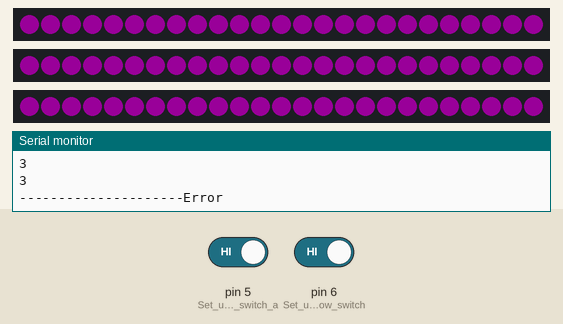
Simulated run of this sketch. Board: Arduino Uno, built with avr-gcc and run on an emulated ATmega328P. Shown: 3 × 25 RGB LEDs in strip order, left to right, the last lines printed to the serial monitor. The test bench sets the inputs (shaded band); at power-on: pin 5 (Set_up_the_green_switch_a) HIGH, pin 6 (Set_up_the_yellow_switch) HIGH. Dim RGB values are drawn brighter than linear; no radio packets arrive unless stated.

Above: at 1.2 s.
1.3 s: pin 5 (Set_up_the_green_switch_a) driven LOW and pin 6 (Set_up_the_yellow_switch) driven LOW
At 3.9 s:
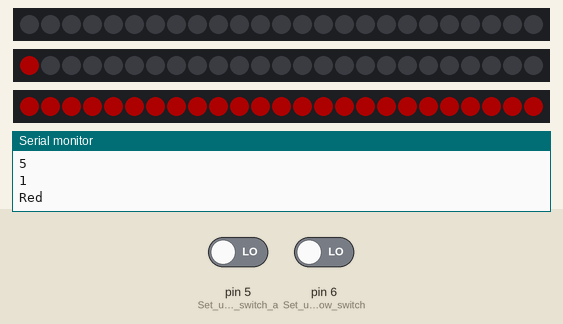
4.3 s: pin 5 (Set_up_the_green_switch_a) driven HIGH
At 6.4 s:
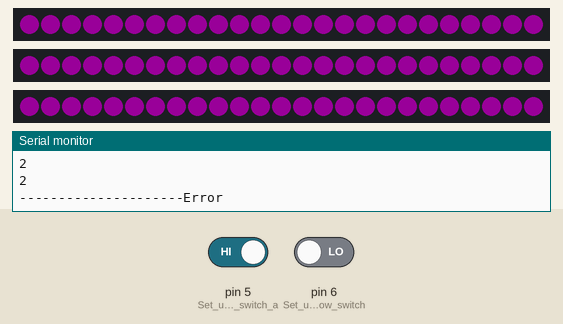
7.3 s: pin 5 (Set_up_the_green_switch_a) driven LOW
At 10.0 s:
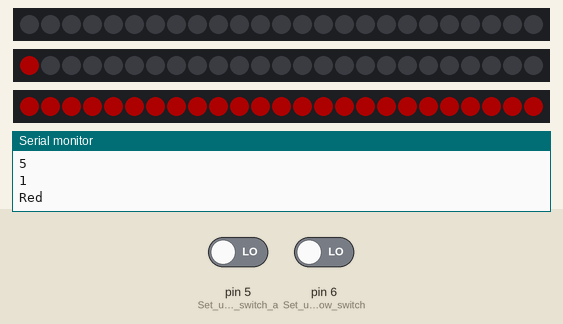
Timing chart, 0 to 11.5 s (numbered marks = the images above; inputs shaded):
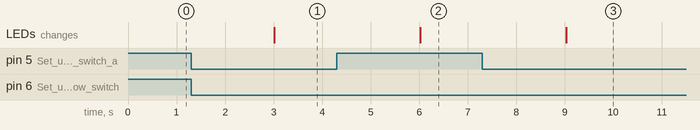

The sketch:

Fig4TransmitterFinal3Lane.ino
```cpp
#include <FastLED.h>  //Includes the FastLED Library
#include <SPI.h>  //Includes the SPI Library
#include <nRF24L01.h>  //Includes the NRF240L01 Library
#include <RF24.h>  //Includes the RF24 library
#define BRIGHTNESS  50  //Sets LED Brightness
#define NumLeds 25  //Sets the number of LEDs on each data pin
#define DataPinGreen 2  //Sets the Green LED strip data pin to digital pin 2 (Arduino)
#define DataPinYellow 3  //Sets the Yellow LED strip data pin to digital pin 3 (Arduino)
#define DataPinRed 4  //Sets the Red LED Strip data pin to digital pin 4 (Arduino)

CRGB ledsGreen[NumLeds];  //Sets the CRGB variable ledsGreen with the amound of LEDS defined by "NumLeds".
CRGB ledsYellow[NumLeds];  //Sets the CRGB variable ledsYellow with the amound of LEDS defined by "NumLeds".
CRGB ledsRed[NumLeds];  //Sets the CRGB variable ledsRed with the amound of LEDS defined by "NumLeds".

RF24 radio(7, 8);  //Sets the digital pins for ce and csn to Arduino pins 7 and 8 respectively

const byte address[6] = "00001";  //Sets the address channel for the RF transmitter/reciever. This channel must match between the reciever and transmitter.

int TotalLights = 0;  //Sets a variable called Total Lights to detect if more than one light is turned on

//Last/New light replacement detection delay
//The variables LastLight and NewLight are used to detected if something changed, if they do not match.
//For LastLight and NewLight 1= green, 2 = yellow, 3 = red, 4 = off, 5 = purple, 6 & 7 are place holders
int LastLight = 6; //Sets an integer variable based on what the last light detected was
int NewLight = 7;  //sets an integer variable based on what the current light detected is

void setup() {
  // put your setup code here, to run once:
Serial.begin(9600); // Set baud rate to 9600

radio.begin();  //begin RF Module
radio.openWritingPipe(address);  //Open the RF Module writing pipe with variable address previously created
radio.setPALevel(RF24_PA_MAX);  //Set the RF power level
radio.stopListening();  //Turn off the RF listening, this is the transmitter so it will only send

FastLED.addLeds<NEOPIXEL, DataPinGreen>(ledsGreen, NumLeds);  //Tie FastLed variable to the data pin for green
FastLED.addLeds<NEOPIXEL, DataPinYellow>(ledsYellow, NumLeds);  //Tie FastLed variable to the data pin for Yellow
FastLED.addLeds<NEOPIXEL, DataPinRed>(ledsRed, NumLeds);  //Tie FastLed variable to the data pin for Red
FastLED.setBrightness(  BRIGHTNESS ); //Set the FastLED Brightness with the variable brightness previously created

pinMode(5, INPUT_PULLUP);  //Set up the green switch as a data input for digital pin 5 on the Arduino.
pinMode(6, INPUT_PULLUP);  //Set up the yellow switch as a data input for digital pin 6 on the Arduino.
pinMode(7, INPUT_PULLUP);  //Set up the red switch as a data input for digital pin 7 on the Arduino.
}  //End set up code

void loop() {
  // put your main code here, to run repeatedly:

//The following code reads which switches are turned on and applies a reading to the variable NewLight
if(digitalRead(5) == 1 && digitalRead(6) == 0 && digitalRead(7) == 0){ //This if statement is for the green light switch on only
  NewLight = 1; //set NewLight variable to 1, green
}
if(digitalRead(6) == 1 && digitalRead(5) == 0 && digitalRead(7) == 0){ //This if statement is for the yellow light switch on only
  NewLight = 2;  //Set NewLight variable to 2, yellow
}
if(digitalRead(7) == 1 && digitalRead(6) == 0 && digitalRead(5) == 0){ //This if statement is for the red light switch on only
  NewLight = 3; //Set NewLight variable to 3, red
}
if(digitalRead(7) == 0 && digitalRead(6) == 0 && digitalRead(5) == 0){ //This if statement is for tall switches being turned off
  NewLight = 4;  //Set NewLight variable to 4, off
}
TotalLights = digitalRead(5) + digitalRead(6) + digitalRead(7); //This light adds all the switches together, 1 for each on that is on, then saves that total to a variable called TotalLights
if (TotalLights > 1){ //If the variable TotalLights is greater than 1 it means more than one switch is pressed
  NewLight = 5;  //Sets the variable NewLight to 5, purple, or error
} //end if statement
Serial.println(NewLight); //Prints the NewLight variable, used for debugging
Serial.println(LastLight);  //Prints the LastLight variable, used for debugging.


//The following if statement is comparing if the previously recorded light matches the new recorded light.
//If the previous lights match the new reading the Arduino re-reads the switches
//If the new reading is different than the last reading the Arduino moves into the "else" portion
if(LastLight == NewLight){
  //do nothing
  Serial.println("DoNothing"); //if no detected switch change then print "do nothing" for debugging.
}else{

TotalLights = digitalRead(5) + digitalRead(6) + digitalRead(7); //Add together all switches that are turned on, 1 for each/
Serial.println(TotalLights); //Print the total lights turned on, used for debugging

if(TotalLights <= 1){ //if TotalLights is less than or equal to 1, so no more than 1 switch turned on then continue.

if(digitalRead(5) == 1 && digitalRead(6) == 0 && digitalRead(7) == 0){  //If statement to catch if just the green switch is on
  int value = 21; //This value is a custom number for my program, it means station 2, green light 1, so 21
  radio.write(&value, sizeof(value)); //Sends the previous value variable over RF to the reciever
  Serial.println("Green"); //Prints the word Green to the serial comm, for debugging
  TurnOnGreen(); //Run a void from the bottom of the program to turn on the green lights and turn off all others.
}

if(digitalRead(6) == 1 && digitalRead(5) == 0 && digitalRead(7) == 0){ //If statement to catch for the yellow button turned on and all other switches are off
  int value1 = 22; // This value is a custom number for my program, it means station 2, yellow light 2, so 22
  radio.write(&value1, sizeof(value1)); //Sends the previous variable value1 over RF to the reciever
  Serial.println("Yellow"); //Prints the word yello in the serial comm, for debugging
  TurnOnYellow(); //Run a void from the bottom of the program code to turn on the yellow lights and off all others
}

if(digitalRead(7) == 1 && digitalRead(6) == 0 && digitalRead(5) == 0){ //If statement to catch for the red light button turned on and all other switches off
  int value2 = 23; //This is a custom number for my program, it means station 2, Red Light 3, so 23
  radio.write(&value2, sizeof(value2)); //Sends the previous variable, value2, over RF to the reciever
  Serial.println("Red"); //Prints the word Red into the serial comm, for debugging
  TurnOnRed(); //Run a void from the bottom of the program code to turn on the red lights and off all others
}

if(digitalRead(7) == 0 && digitalRead(6) == 0 && digitalRead(5) == 0){  //If statement to catch if all switches are turned off
  int value3 = 20; //This is a custom number for my program, it means station 2, all lights off 0, so 20
  radio.write(&value3, sizeof(value3)); //Sends the previous variable, value3, over the RF to the reciever
  Serial.println("Off"); //Prints the word "Off" to the serial comm, for debugging
  TurnOnOff(); //Run a void from the bottom of the program code to turn off all lights.
}
}else{  //begin else statement if total lights was >1, so more than 1 switch turned on

  Serial.println(TotalLights); //Prints the variable total lights to the serial comm, for debugging
  Serial.print("---------------------"); //Prints a line of -s to serial comm for debugging
  Serial.println("Error"); //Prints the word error to the serial comm for debugging
  int value4 = 24; //This is a custon number for my program, it means station 2, error code 4, so 24
  radio.write(&value4, sizeof(value4)); //Writes the previous variable, value4, over RF to the reciever
  TurnOnPurple(); //Runs a void from the bottom of the code to turn on all LEDs to the color purple.
}

TotalLights = 0; //Sets the variable TotalLights back to 0 before the code executes again

LastLight = NewLight; //Sets the variable LastLight to the variable NewLight to detect new changes
delay(3000); //Runs a 3 second delay to keep too much information from running into the reciever
}
}

void TurnOnGreen(){ //This is a void to turn on the green lights and turn off all others, called in the above code
  for(int i=0; i<= NumLeds; i++){ //For loop to run through all LEDs
    ledsGreen[i] = CRGB::Green; //Set green LEDs to green
    ledsYellow[i] = CRGB::Black; //Set Yellow LEDs to off
    ledsRed[i] = CRGB::Black; //Set Red LEDs to off
  }
  FastLED.show(); //Show the LEDs assigned color
}

void TurnOnYellow(){ //This is a void to turn on the Yellow lights and turn off all others, called in the above code
  for(int i=0; i<= NumLeds; i++){ //For loop to run through all the LEDs
    ledsGreen[i] = CRGB::Black; //Turn green LEDs off
    ledsYellow[i] = CRGB::Yellow; //Turn Yellow LEDs on
    ledsRed[i] = CRGB::Black; //Turn off the Red LEDs
  }
  FastLED.show(); //Show the LEDs assigned color
}

void TurnOnRed(){ //This is a void to turn on the Red lights and turn off all others, called in the above code
  for(int i=0; i<= NumLeds; i++){ //For loop to run through all the LEDs
    ledsGreen[i] = CRGB::Black; //Turn all Green LEDs off
    ledsYellow[i] = CRGB::Black; //Turn all Yellow LEDs off
    ledsRed[i] = CRGB::Red; //Turn all Red LEDs on
  }
  FastLED.show(); //Show the LEDs assigned colors
}

void TurnOnOff(){ //This is a void to turn off all the LEDs, called in the code above
  for(int i=0; i<= NumLeds; i++){ //For loop to run through all the LEDs
    ledsGreen[i] = CRGB::Black; //Turn off all green LEDs
    ledsYellow[i] = CRGB::Black; //Turn off all yellow LEDs
    ledsRed[i] = CRGB::Black; //Turn off all red LEDs
  }
  FastLED.show(); //Show the LEDs assigned colors
}

void TurnOnPurple(){ //This is a void to turn on all LEDs and show them in purple, called in the above code
  for(int i=0; i<= NumLeds; i++){ //For loop to run through all the LEDs
    ledsGreen[i] = CRGB::Purple; //Turn the green LEDs on to purple
    ledsYellow[i] = CRGB::Purple; //Turn on the Yellow LEDs to purple
    ledsRed[i] = CRGB::Purple; //Turn the on the Red LEDs to purple
  }
  FastLED.show(); //Show the assigned colors
}
```

Measured:
- after the input at 1.3 s, the LEDs: change after 1.7 s (image 1)
- after the input at 4.3 s, the LEDs: change after 1.7 s (image 2)
- after the input at 7.3 s, the LEDs: change after 1.7 s (image 3)
